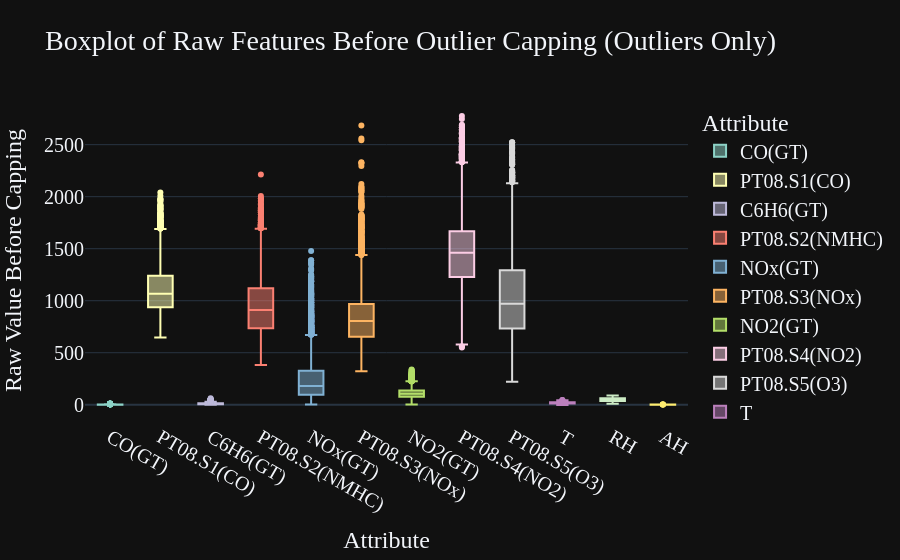

This figure's notebook cell:
### Code cell
df_long_raw_before_capping = df.melt(var_name='Attribute', value_name='Raw Value Before Capping')

fig = px.box(df_long_raw_before_capping, x='Attribute', y='Raw Value Before Capping', points = "outliers", color = "Attribute",
             color_discrete_sequence = px.colors.qualitative.Set3,
             title = "Boxplot of Raw Features Before Outlier Capping (Outliers Only)")

fig.update_layout(template = "plotly_dark", font = dict(family = "PT Sans", size = 20))

fig.show()

### Figure 1 — Plotly figure (JSON) as saved in the notebook; plotly's stock layout.template omitted (floating-point values rounded to 4 significant figures; data arrays with more than 128 entries replaced by an {"elided": "..."} marker saying what was removed)
{"data": [{"alignmentgroup": "True", "boxpoints": "outliers", "hovertemplate": "Attribute=%{x}<br>Raw Value Before Capping=%{y}<extra></extra>", "legendgroup": "CO(GT)", "marker": {"color": "rgb(141,211,199)"}, "name": "CO(GT)", "notched": false, "offsetgroup": "CO(GT)", "orientation": "v", "showlegend": true, "type": "box", "x": {"elided": "9357 str values"}, "x0": " ", "xaxis": "x", "y": {"elided": "9357 float values"}, "y0": " ", "yaxis": "y"}, {"alignmentgroup": "True", "boxpoints": "outliers", "hovertemplate": "Attribute=%{x}<br>Raw Value Before Capping=%{y}<extra></extra>", "legendgroup": "PT08.S1(CO)", "marker": {"color": "rgb(255,255,179)"}, "name": "PT08.S1(CO)", "notched": false, "offsetgroup": "PT08.S1(CO)", "orientation": "v", "showlegend": true, "type": "box", "x": {"elided": "9357 str values"}, "x0": " ", "xaxis": "x", "y": {"elided": "9357 float values"}, "y0": " ", "yaxis": "y"}, {"alignmentgroup": "True", "boxpoints": "outliers", "hovertemplate": "Attribute=%{x}<br>Raw Value Before Capping=%{y}<extra></extra>", "legendgroup": "C6H6(GT)", "marker": {"color": "rgb(190,186,218)"}, "name": "C6H6(GT)", "notched": false, "offsetgroup": "C6H6(GT)", "orientation": "v", "showlegend": true, "type": "box", "x": {"elided": "9357 str values"}, "x0": " ", "xaxis": "x", "y": {"elided": "9357 float values"}, "y0": " ", "yaxis": "y"}, {"alignmentgroup": "True", "boxpoints": "outliers", "hovertemplate": "Attribute=%{x}<br>Raw Value Before Capping=%{y}<extra></extra>", "legendgroup": "PT08.S2(NMHC)", "marker": {"color": "rgb(251,128,114)"}, "name": "PT08.S2(NMHC)", "notched": false, "offsetgroup": "PT08.S2(NMHC)", "orientation": "v", "showlegend": true, "type": "box", "x": {"elided": "9357 str values"}, "x0": " ", "xaxis": "x", "y": {"elided": "9357 float values"}, "y0": " ", "yaxis": "y"}, {"alignmentgroup": "True", "boxpoints": "outliers", "hovertemplate": "Attribute=%{x}<br>Raw Value Before Capping=%{y}<extra></extra>", "legendgroup": "NOx(GT)", "marker": {"color": "rgb(128,177,211)"}, "name": "NOx(GT)", "notched": false, "offsetgroup": "NOx(GT)", "orientation": "v", "showlegend": true, "type": "box", "x": {"elided": "9357 str values"}, "x0": " ", "xaxis": "x", "y": {"elided": "9357 float values"}, "y0": " ", "yaxis": "y"}, {"alignmentgroup": "True", "boxpoints": "outliers", "hovertemplate": "Attribute=%{x}<br>Raw Value Before Capping=%{y}<extra></extra>", "legendgroup": "PT08.S3(NOx)", "marker": {"color": "rgb(253,180,98)"}, "name": "PT08.S3(NOx)", "notched": false, "offsetgroup": "PT08.S3(NOx)", "orientation": "v", "showlegend": true, "type": "box", "x": {"elided": "9357 str values"}, "x0": " ", "xaxis": "x", "y": {"elided": "9357 float values"}, "y0": " ", "yaxis": "y"}, {"alignmentgroup": "True", "boxpoints": "outliers", "hovertemplate": "Attribute=%{x}<br>Raw Value Before Capping=%{y}<extra></extra>", "legendgroup": "NO2(GT)", "marker": {"color": "rgb(179,222,105)"}, "name": "NO2(GT)", "notched": false, "offsetgroup": "NO2(GT)", "orientation": "v", "showlegend": true, "type": "box", "x": {"elided": "9357 str values"}, "x0": " ", "xaxis": "x", "y": {"elided": "9357 float values"}, "y0": " ", "yaxis": "y"}, {"alignmentgroup": "True", "boxpoints": "outliers", "hovertemplate": "Attribute=%{x}<br>Raw Value Before Capping=%{y}<extra></extra>", "legendgroup": "PT08.S4(NO2)", "marker": {"color": "rgb(252,205,229)"}, "name": "PT08.S4(NO2)", "notched": false, "offsetgroup": "PT08.S4(NO2)", "orientation": "v", "showlegend": true, "type": "box", "x": {"elided": "9357 str values"}, "x0": " ", "xaxis": "x", "y": {"elided": "9357 float values"}, "y0": " ", "yaxis": "y"}, {"alignmentgroup": "True", "boxpoints": "outliers", "hovertemplate": "Attribute=%{x}<br>Raw Value Before Capping=%{y}<extra></extra>", "legendgroup": "PT08.S5(O3)", "marker": {"color": "rgb(217,217,217)"}, "name": "PT08.S5(O3)", "notched": false, "offsetgroup": "PT08.S5(O3)", "orientation": "v", "showlegend": true, "type": "box", "x": {"elided": "9357 str values"}, "x0": " ", "xaxis": "x", "y": {"elided": "9357 float values"}, "y0": " ", "yaxis": "y"}, {"alignmentgroup": "True", "boxpoints": "outliers", "hovertemplate": "Attribute=%{x}<br>Raw Value Before Capping=%{y}<extra></extra>", "legendgroup": "T", "marker": {"color": "rgb(188,128,189)"}, "name": "T", "notched": false, "offsetgroup": "T", "orientation": "v", "showlegend": true, "type": "box", "x": {"elided": "9357 str values"}, "x0": " ", "xaxis": "x", "y": {"elided": "9357 float values"}, "y0": " ", "yaxis": "y"}, {"alignmentgroup": "True", "boxpoints": "outliers", "hovertemplate": "Attribute=%{x}<br>Raw Value Before Capping=%{y}<extra></extra>", "legendgroup": "RH", "marker": {"color": "rgb(204,235,197)"}, "name": "RH", "notched": false, "offsetgroup": "RH", "orientation": "v", "showlegend": true, "type": "box", "x": {"elided": "9357 str values"}, "x0": " ", "xaxis": "x", "y": {"elided": "9357 float values"}, "y0": " ", "yaxis": "y"}, {"alignmentgroup": "True", "boxpoints": "outliers", "hovertemplate": "Attribute=%{x}<br>Raw Value Before Capping=%{y}<extra></extra>", "legendgroup": "AH", "marker": {"color": "rgb(255,237,111)"}, "name": "AH", "notched": false, "offsetgroup": "AH", "orientation": "v", "showlegend": true, "type": "box", "x": {"elided": "9357 str values"}, "x0": " ", "xaxis": "x", "y": {"elided": "9357 float values"}, "y0": " ", "yaxis": "y"}], "layout": {"boxmode": "overlay", "font": {"family": "PT Sans", "size": 20}, "legend": {"title": {"text": "Attribute"}, "tracegroupgap": 0}, "title": {"text": "Boxplot of Raw Features Before Outlier Capping (Outliers Only)"}, "xaxis": {"anchor": "y", "categoryarray": ["CO(GT)", "PT08.S1(CO)", "C6H6(GT)", "PT08.S2(NMHC)", "NOx(GT)", "PT08.S3(NOx)", "NO2(GT)", "PT08.S4(NO2)", "PT08.S5(O3)", "T", "RH", "AH"], "categoryorder": "array", "domain": [0, 1], "title": {"text": "Attribute"}}, "yaxis": {"anchor": "x", "domain": [0, 1], "title": {"text": "Raw Value Before Capping"}}}}
